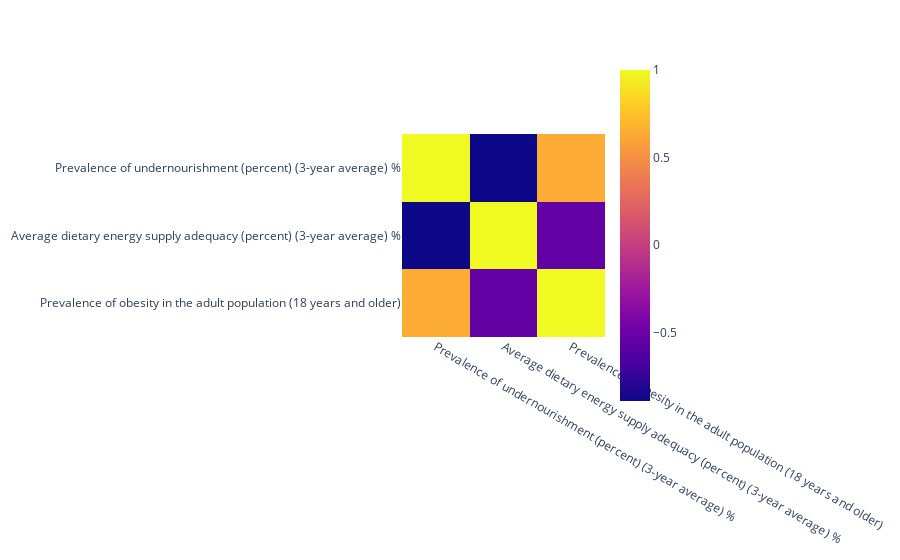

This figure's notebook cell:
### Code cell
import plotly.express as px
fig = px.imshow(result.corr())
fig.show()

### Figure 1 — Plotly figure (JSON) as saved in the notebook; plotly's stock layout.template omitted (floating-point values rounded to 4 significant figures)
{"data": [{"coloraxis": "coloraxis", "hovertemplate": "x: %{x}<br>y: %{y}<br>color: %{z}<extra></extra>", "name": "0", "type": "heatmap", "x": ["Prevalence of undernourishment (percent) (3-year average) %", "Average dietary energy supply adequacy (percent) (3-year average) %", "Prevalence of obesity in the adult population (18 years and older)"], "xaxis": "x", "y": ["Prevalence of undernourishment (percent) (3-year average) %", "Average dietary energy supply adequacy (percent) (3-year average) %", "Prevalence of obesity in the adult population (18 years and older)"], "yaxis": "y", "z": [[1, -0.8894, 0.6386], [-0.8894, 1, -0.5457], [0.6386, -0.5457, 1]]}], "layout": {"coloraxis": {"colorscale": [[0, "#0d0887"], [0.1111, "#46039f"], [0.2222, "#7201a8"], [0.3333, "#9c179e"], [0.4444, "#bd3786"], [0.5556, "#d8576b"], [0.6667, "#ed7953"], [0.7778, "#fb9f3a"], [0.8889, "#fdca26"], [1, "#f0f921"]]}, "margin": {"t": 60}, "xaxis": {"anchor": "y", "constrain": "domain", "domain": [0, 1], "scaleanchor": "y"}, "yaxis": {"anchor": "x", "autorange": "reversed", "constrain": "domain", "domain": [0, 1]}}}
